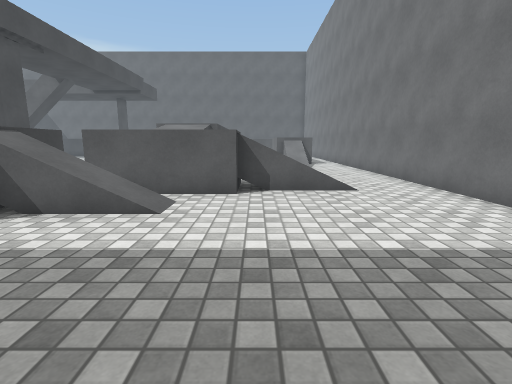
[1] (above)

24 first-person views from a walk through a Unity game level. The camera is 1.2 m above the floor, tilts 10° down and sees 85° across. The floor is counted in squares, 1 m on a side. Each view is taken from the middle of a square. On the plan, view 1 faces up. The plan holds only what a view shows up to about 13 squares ahead; the rest is blank. The player is left out. Some animated figures are not drawn. Surface patterns are stand-ins for the level's own textures.

[2]
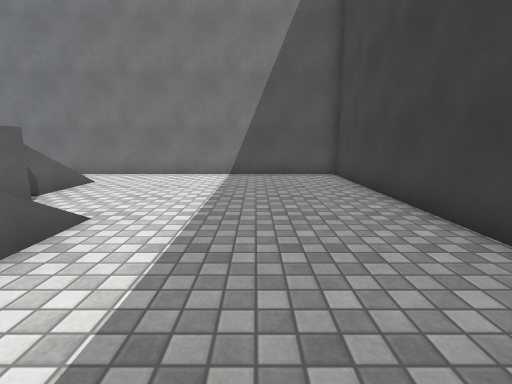

[3]
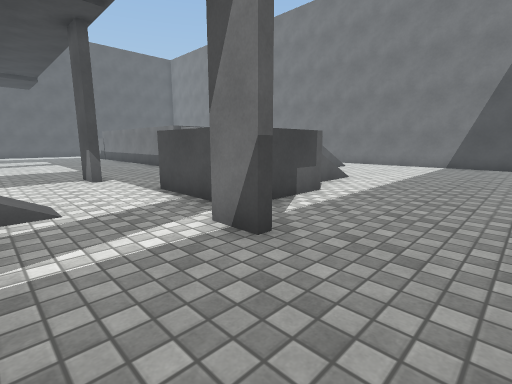

[4]
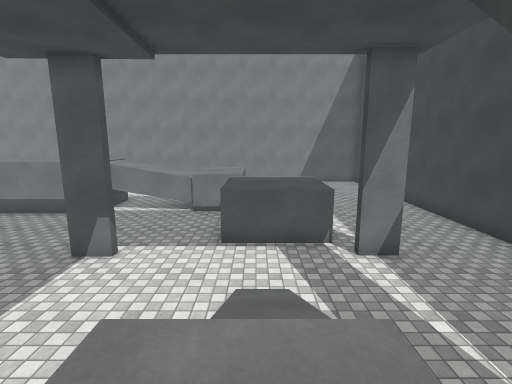

[5]
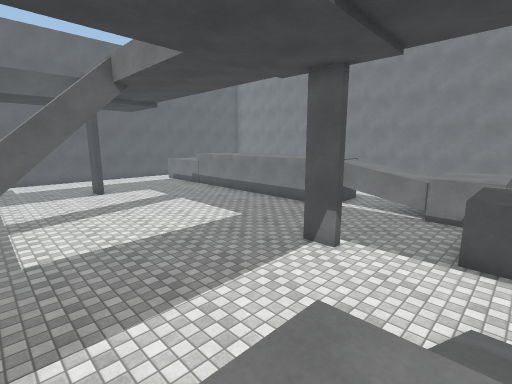

[6]
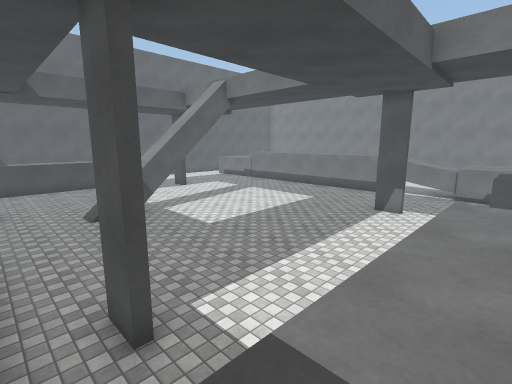

[7]
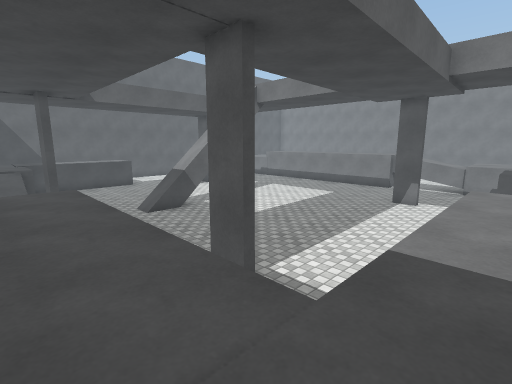

[8]
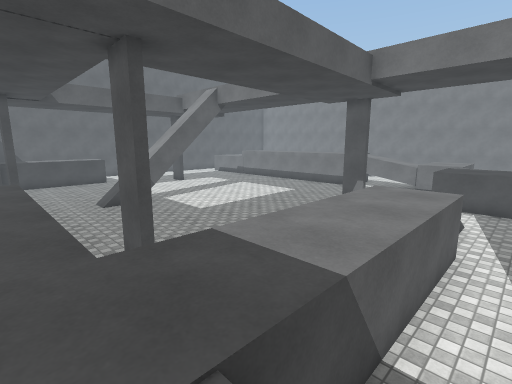

[9]
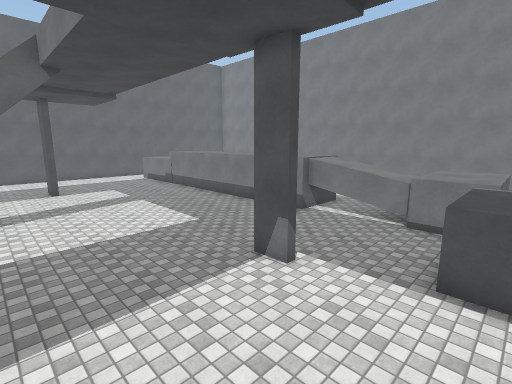

[10]
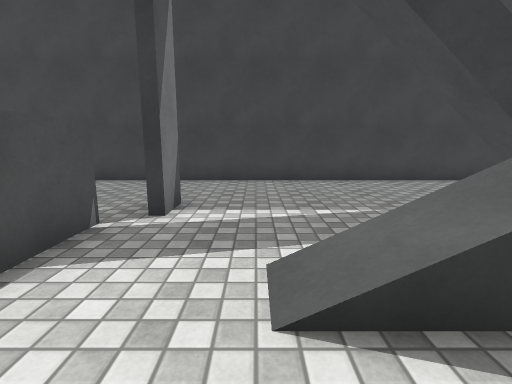

[11]
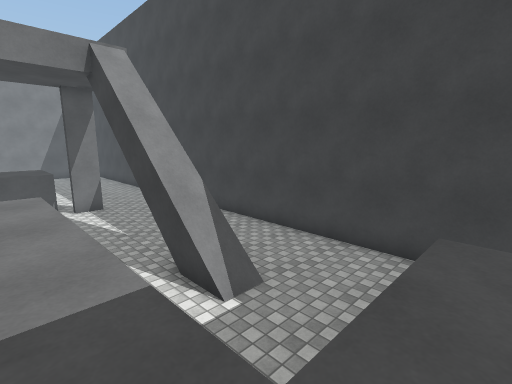

[12]
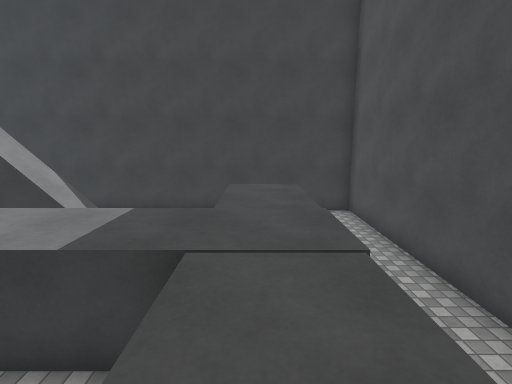

[13]
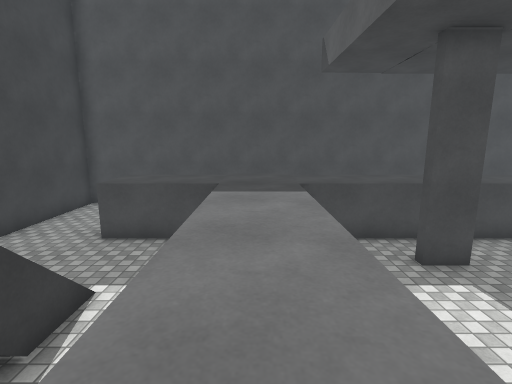

[14]
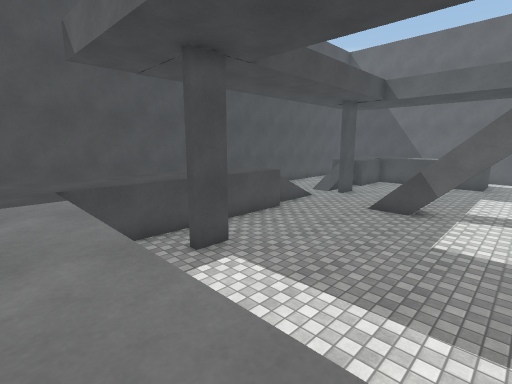

[15]
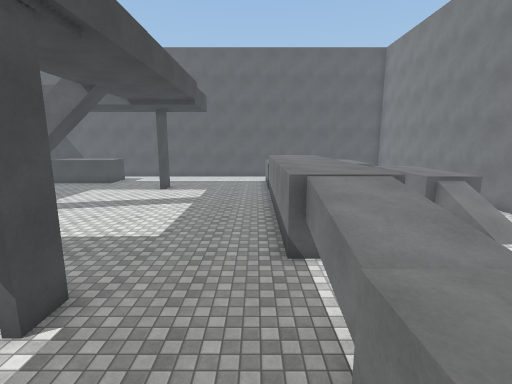

[16]
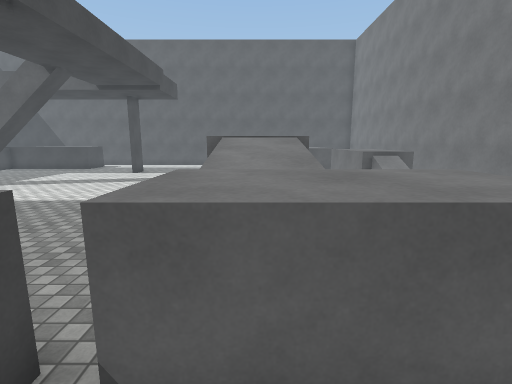

[17]
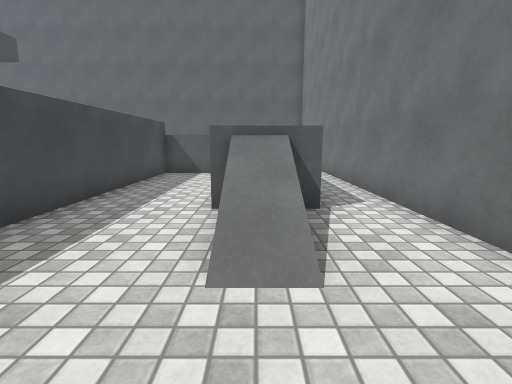

[18]
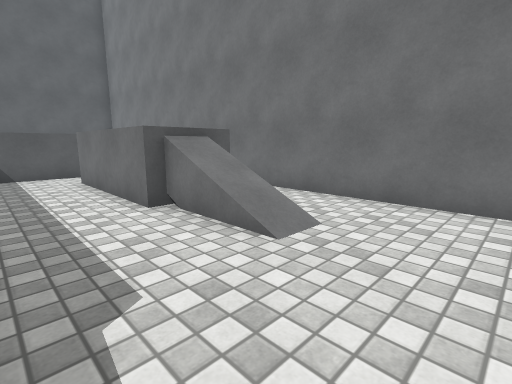

[19]
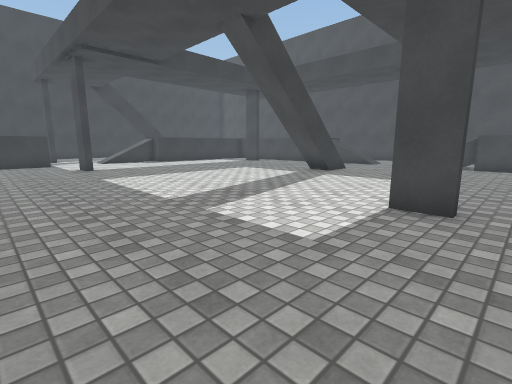

[20]
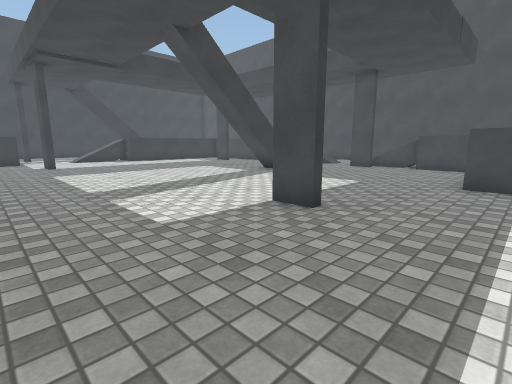

[21]
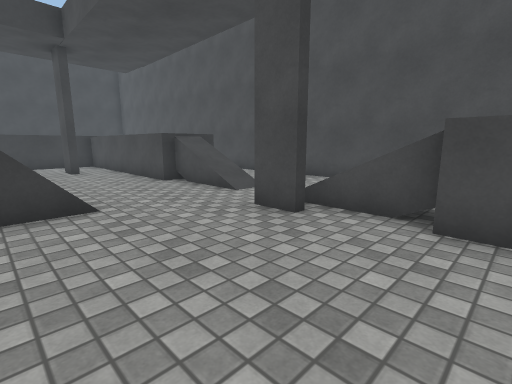

[22]
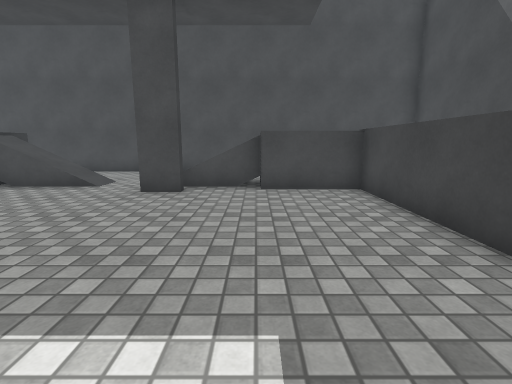

[23]
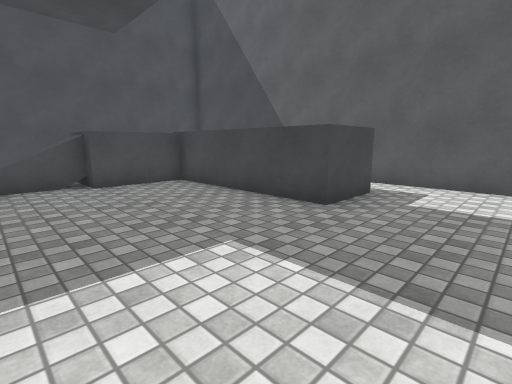

[24]
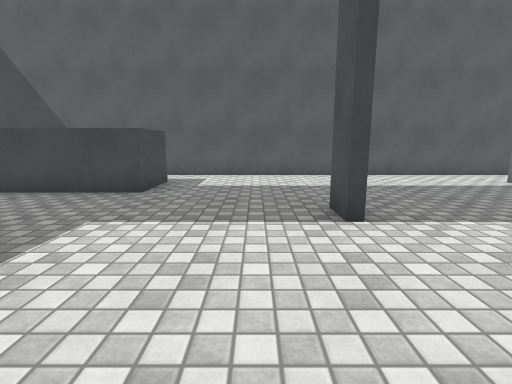

### Floor plan
Key: @ floor where view 1 was taken; # wall or solid block; . main floor; : floor 1.25 m higher than the main floor; + floor 1.5 m higher than the main floor; * floor 1.75 m higher than the main floor; % floor 2 m higher than the main floor; / step, stairs or slope; = window, fence, low wall or low ledge; v drop or lower ground; T thing the floor can be seen under or through; O other object.
Columns run from 25 left of view 1 to 5 right of it. Each row starts with its distance up from view 1.
 29          ###############
 28           .............
 27           #...........
 26 #         +..........
 25 #    ++++++..........
 24 #    ................
 23 #   +/.........#.....         #
 22 #   //...............   ...   #
 21 #  =/................  %...  .#
 20 #   /#...............  %...  .#
 19 #   .................%%%...++.#
 18 #....................%%%...++.#
 17 #.../...////.........%%%...++.#
 16 #. =/................%%%..#/#.#
 15 #. #/................%%%.../..#
 14 #   +................%%%.../..#
 13 #   +................%%%......#
 12 #   +.................%%......#
 11 #   +.................**......#
 10 #   +.#..........#....++    ..#
  9 #  #+.................++..  ..#
  8 #  #+................T+++:  ..#
  7 #. +++++++++ .....#vvT+ +.//..#
  6 #. +++++++++///...+++v=.......#
  5 #. #+......./.....+++///......#
  4 #. #+.............+++.........#
  3 #. #+...O##......#............#
  2 #. #+.........................#
  1 #. ...........................#
  0 #........................@....#
 -1 ###############################

Positions as (right, up) in squares from view 1, and headings:
1: (0, 0), facing up
2: (-6, 2), facing right
3: (-11, 0), facing up-right
4: (-15, 6), facing right
5: (-15, 6), facing up-right
6: (-20, 6), facing up-right
7: (-22, 6), facing up-right
8: (-21, 4), facing up-right
9: (-13, 6), facing up-right
10: (-10, 8), facing down
11: (-21, 6), facing down-right
12: (-21, 10), facing down
13: (-13, 6), facing left
14: (-13, 6), facing up-left
15: (-5, 6), facing up
16: (-3, 5), facing up
17: (2, 11), facing up
18: (-1, 11), facing up-right
19: (-5, 24), facing down-left
20: (-6, 26), facing down-left
21: (-16, 23), facing down-left
22: (-13, 22), facing left
23: (-12, 20), facing up-left
24: (-12, 18), facing up
